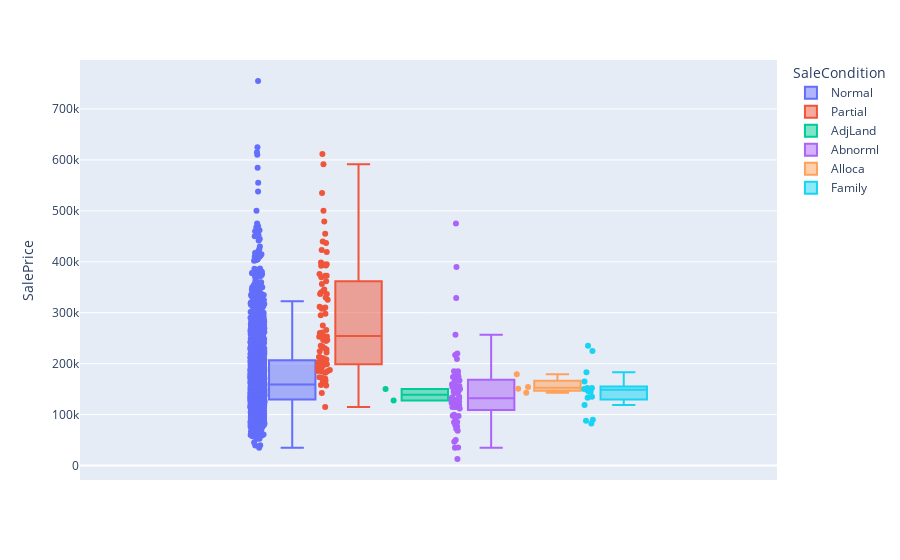

Source (notebook cell):
### Code cell
fig = px.box(housing, y="SalePrice", color = 'SaleCondition', points="all", hover_data=['OverallQual','GrLivArea','PID'])
fig.show()

### Figure 1 — Plotly figure (JSON) as saved in the notebook; plotly's stock layout.template omitted (floating-point values rounded to 4 significant figures; data arrays with more than 128 entries replaced by an {"elided": "..."} marker saying what was removed)
{"data": [{"alignmentgroup": "True", "boxpoints": "all", "customdata": {"elided": "2413x3 int values"}, "hovertemplate": "SaleCondition=Normal<br>SalePrice=%{y}<br>OverallQual=%{customdata[0]}<br>GrLivArea=%{customdata[1]}<br>PID=%{customdata[2]}<extra></extra>", "legendgroup": "Normal", "marker": {"color": "#636efa"}, "name": "Normal", "notched": false, "offsetgroup": "Normal", "orientation": "v", "showlegend": true, "type": "box", "x0": " ", "xaxis": "x", "y": {"elided": "2413 int values"}, "y0": " ", "yaxis": "y"}, {"alignmentgroup": "True", "boxpoints": "all", "customdata": {"elided": "82x3 int values"}, "hovertemplate": "SaleCondition=Partial<br>SalePrice=%{y}<br>OverallQual=%{customdata[0]}<br>GrLivArea=%{customdata[1]}<br>PID=%{customdata[2]}<extra></extra>", "legendgroup": "Partial", "marker": {"color": "#EF553B"}, "name": "Partial", "notched": false, "offsetgroup": "Partial", "orientation": "v", "showlegend": true, "type": "box", "x0": " ", "xaxis": "x", "y": [187687, 203000, 115000, 168165, 173500, 325300, 193800, 395000, 222000, 210400, 392500, 274725, 156932, 227875, 500067, 311872, 185101, 423000, 164990, 294900, 345474, 261329, 202665, 361919, 372500, 479069, 233555, 244600, 184750, 336860, 182000, 194000, 204000, 158000, 172500, 535000, 235128, 398800, 255000, 212700, 339750, 419005, 437154, 369900, 253293, 394432, 376162, 611657, 213133, 297900, 266000, 591587, 392000, 170440, 246500, 455000, 230348, 246578, 194000, 309000, 308030, 185485, 356383, 199900, 258000, 342643, 252678, 198600, 260116, 310090, 329900, 142500, 187750, 440000, 203160, 372397, 394617, 208300, 336820, 224243, 166000, 197000], "y0": " ", "yaxis": "y"}, {"alignmentgroup": "True", "boxpoints": "all", "customdata": [[5, 2592, 909176170], [6, 1012, 908103310]], "hovertemplate": "SaleCondition=AdjLand<br>SalePrice=%{y}<br>OverallQual=%{customdata[0]}<br>GrLivArea=%{customdata[1]}<br>PID=%{customdata[2]}<extra></extra>", "legendgroup": "AdjLand", "marker": {"color": "#00cc96"}, "name": "AdjLand", "notched": false, "offsetgroup": "AdjLand", "orientation": "v", "showlegend": true, "type": "box", "x0": " ", "xaxis": "x", "y": [150000, 127500], "y0": " ", "yaxis": "y"}, {"alignmentgroup": "True", "boxpoints": "all", "customdata": {"elided": "61x3 int values"}, "hovertemplate": "SaleCondition=Abnorml<br>SalePrice=%{y}<br>OverallQual=%{customdata[0]}<br>GrLivArea=%{customdata[1]}<br>PID=%{customdata[2]}<extra></extra>", "legendgroup": "Abnorml", "marker": {"color": "#ab63fa"}, "name": "Abnorml", "notched": false, "offsetgroup": "Abnorml", "orientation": "v", "showlegend": true, "type": "box", "x0": " ", "xaxis": "x", "y": [178000, 390000, 172500, 475000, 220000, 115000, 134000, 119900, 50000, 97500, 115000, 209000, 93500, 164500, 155891, 120000, 167000, 130000, 180000, 217000, 118500, 97000, 119000, 174000, 12789, 76500, 115000, 142500, 328900, 128500, 156000, 124000, 185000, 131000, 34900, 175000, 125000, 142500, 149900, 135000, 257000, 35311, 145000, 175000, 132000, 68400, 159434, 123000, 125000, 154000, 72000, 185000, 85400, 112000, 146000, 46500, 99500, 79000, 158900, 150000, 84900], "y0": " ", "yaxis": "y"}, {"alignmentgroup": "True", "boxpoints": "all", "customdata": [[5, 1200, 904301060], [5, 1828, 910201180], [6, 1128, 527175130], [5, 2240, 906226120]], "hovertemplate": "SaleCondition=Alloca<br>SalePrice=%{y}<br>OverallQual=%{customdata[0]}<br>GrLivArea=%{customdata[1]}<br>PID=%{customdata[2]}<extra></extra>", "legendgroup": "Alloca", "marker": {"color": "#FFA15A"}, "name": "Alloca", "notched": false, "offsetgroup": "Alloca", "orientation": "v", "showlegend": true, "type": "box", "x0": " ", "xaxis": "x", "y": [179000, 150909, 154204, 142953], "y0": " ", "yaxis": "y"}, {"alignmentgroup": "True", "boxpoints": "all", "customdata": [[6, 1092, 527451410], [5, 1712, 534276230], [7, 1411, 527326040], [8, 1625, 911370460], [7, 1733, 527105140], [9, 2944, 533350090], [5, 1242, 535453180], [6, 1633, 527162180], [5, 1316, 903425270], [6, 1740, 534127230], [5, 2080, 535426130], [5, 1112, 909282130], [5, 1033, 908103260], [6, 1480, 902405120], [6, 1488, 527276040], [7, 1370, 527359050], [5, 1576, 903233100]], "hovertemplate": "SaleCondition=Family<br>SalePrice=%{y}<br>OverallQual=%{customdata[0]}<br>GrLivArea=%{customdata[1]}<br>PID=%{customdata[2]}<extra></extra>", "legendgroup": "Family", "marker": {"color": "#19d3f3"}, "name": "Family", "notched": false, "offsetgroup": "Family", "orientation": "v", "showlegend": true, "type": "box", "x0": " ", "xaxis": "x", "y": [88000, 145000, 82500, 235000, 225000, 150000, 152000, 183000, 90000, 150000, 135000, 144800, 165000, 119000, 133000, 152000, 149000], "y0": " ", "yaxis": "y"}], "layout": {"boxmode": "group", "legend": {"title": {"text": "SaleCondition"}, "tracegroupgap": 0}, "margin": {"t": 60}, "xaxis": {"anchor": "y", "domain": [0, 1]}, "yaxis": {"anchor": "x", "domain": [0, 1], "title": {"text": "SalePrice"}}}}
